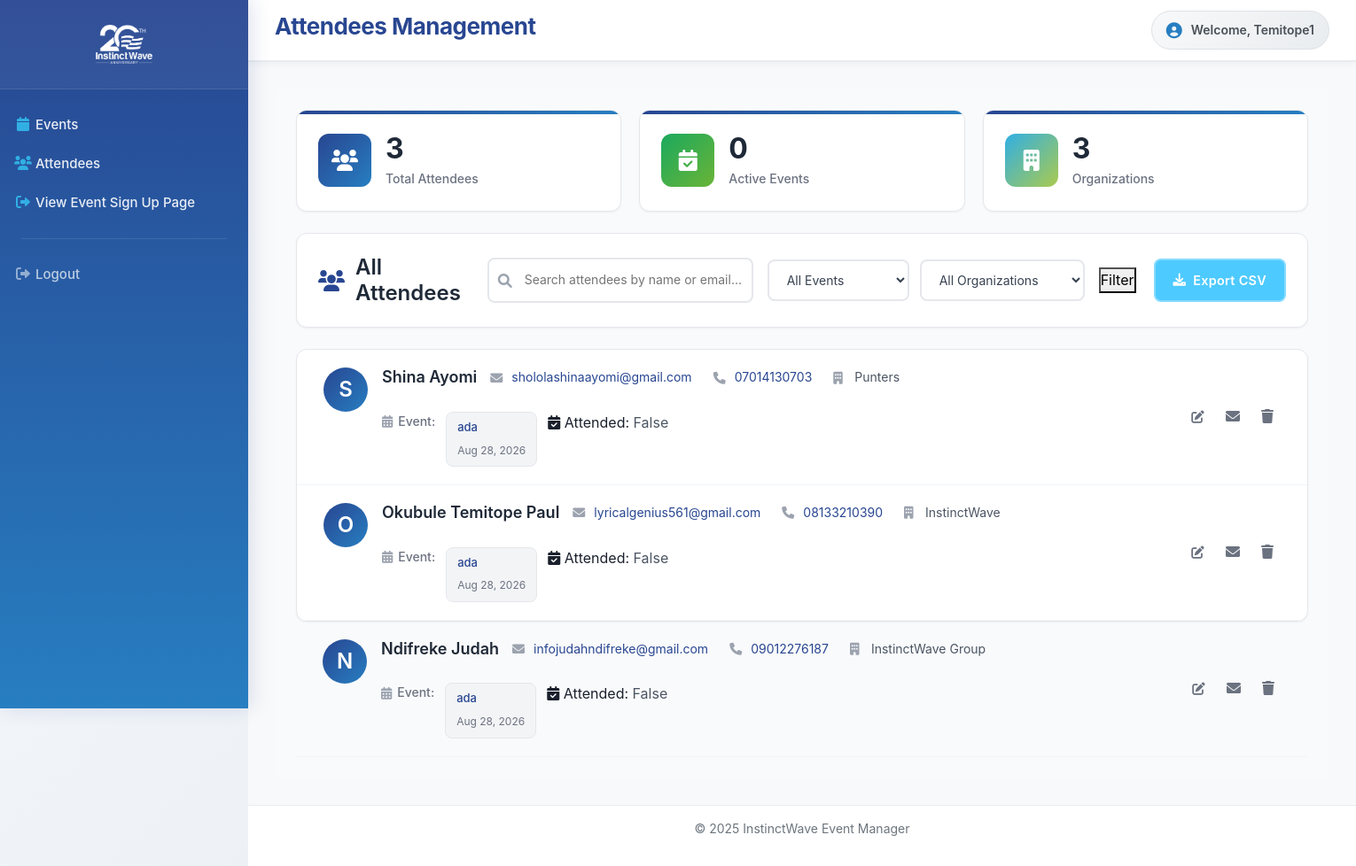
The page /attendees-list/ (signed in) on the database its author committed.
### eventapp/models.py (models this page shows, shortened)
class Attendee(models.Model):
    name = models.CharField(max_length=255)
    email = models.EmailField()
    phone = models.CharField(max_length=20, blank=True, null=True)
    organization = models.CharField(max_length=255, blank=True, null=True)
    title = models.CharField(max_length=255, blank=True, null=True)
    event = models.CharField(blank=True, null= True)
    attended = models.BooleanField(default=False)

class Event(models.Model):
    EVENT_STATUS = [
        ("Upcoming","Upcoming"),
        ("Active","Active"),
        ("Past","Past"),
    ]
    title = models.CharField(max_length=255)
    description = models.TextField()
    date = models.DateField()
    time = models.TimeField( null=True)
    location = models.CharField(max_length=255)
    attendees = models.ManyToManyField(Attendee, blank=True, related_name="events")
    created_by = models.ForeignKey(User, on_delete=models.CASCADE, related_name="events_created")
    status = models.CharField(choices=EVENT_STATUS, default="Upcoming")

### eventapp/views.py (the view)
# urls.py: path("attendees-list/", views.view_attendees, name = "attendees-list"),
@login_required
def view_attendees(request):
    attendees = Attendee.objects.all()
    total_attendees = attendees.count()
    organizations = Attendee.objects.values_list("organization", flat=True).distinct()
    events = Event.objects.all()
    organizations_count = organizations.count()
    q = request.GET.get("q")
    if q:
        attendees = attendees.filter(Q(name__icontains=q) | Q(email__icontains=q))
    event_title = request.GET.get("event", "").strip()
    if event_title:
        attendees = attendees.filter(event=event_title)
    org = request.GET.get("organization")
    if org:
        attendees = attendees.filter(organization=org)
    context = {
        "attendees":attendees,
        "total_attendees": total_attendees,
        "organizations": organizations,
        "organizations_count": organizations_count,
        "events": events,
    }
    return render(request, "events/attendees.html", context)

### templates/events/attendees.html (shortened to what this page needs)
{% extends "accounts/base.html" %}
{% load static %}
{% block page_title %}Attendees Management{% endblock %}
{% block content %}
<link rel="stylesheet" href="https://stackpath.bootstrapcdn.com/bootstrap/4.5.2/css/bootstrap.min.css">
<link rel="stylesheet" href="{% static "css/attendees.css" %}">
<link rel="stylesheet" href="{% static "css/event_detail.css" %}">
<div class="attendees-container">
    <div class="attendees-header">
        <div class="attendees-stats">
            <div class="stat-card">
                <div class="stat-icon primary">
                    <i class="fas fa-users"></i>
                </div>
                <div class="stat-content">
                    <h3>{{ total_attendees|default:"0" }}</h3>
                    <p>Total Attendees</p>
                </div>
            </div>
            <div class="stat-card">
                <div class="stat-icon success">
                    <i class="fas fa-calendar-check"></i>
                </div>
                <div class="stat-content">
                    <h3>{{ active_events|default:"0" }}</h3>
                    <p>Active Events</p>
                </div>
            </div>
            <div class="stat-card">
                <div class="stat-icon info">
                    <i class="fas fa-building"></i>
                </div>
                <div class="stat-content">
                    <h3>{{ organizations_count|default:"0" }}</h3>
                    <p>Organizations</p>
                </div>
            </div>
        </div>
    </div>
    <div class="attendees-controls">
        <div class="controls-left">
            <h2>
                <i class="fas fa-users"></i>
                All Attendees
            </h2>
        </div>
        <form method="get" action="" class="controls-right">
            <div class="search-box">
                <i class="fas fa-search"></i>
                <input type="text" name="q" placeholder="Search attendees by name or email..."
                       value="{{ request.GET.q }}">
            </div>
            <div class="filter-group">
                <select class="filter-select" name="event">
                    <option value="">All Events</option>
                </select>
                <select class="filter-select" name="organization">
                    <option value="">All Organizations</option>
                </select>
            </div>
            <button type="submit">Filter</button>
        </form>
        <a href="{% url 'export_csv' %}" class="btn btn-outline">
            <i class="fas fa-download"></i>
            Export CSV
        </a>
    </div>
    <div class="attendees-content">
        {% if attendees %}
        <div class="attendees-list">
            {% for attendee in attendees %}
            <div class="attendee-item">
                <div class="attendee-info-section">
                    <div class="attendee-profile-badge">
                        <div class="attendee-avatar">
                            <span>{{ attendee.name|first|upper }}</span>
                        </div>
                    </div>
                    <div class="attendee-details">
                        <div class="attendee-title-row">
                            <h3 class="attendee-name">{{ attendee.name }}</h3>
                        </div>
                        <div class="attendee-meta-row">
                            <div class="meta-item">
                                <i class="fas fa-envelope"></i>
                                <a href="mailto:{{ attendee.email }}" class="meta-link">{{ attendee.email }}</a>
                            </div>
                            <div class="meta-item">
                                <i class="fas fa-phone"></i>
                                {% if attendee.phone %}
                                <a href="tel:{{ attendee.phone }}" class="meta-link">{{ attendee.phone }}</a>
                                {% else %}
                                <span class="meta-text no-data">Not provided</span>
                                {% endif %}
                            </div>
                            <div class="meta-item">
                                <i class="fas fa-building"></i>
                                {% if attendee.organization %}
                                <span class="meta-text">{{ attendee.organization }}</span>
                                {% else %}
                                <span class="meta-text no-data">Not specified</span>
                                {% endif %}
                            </div>
                        </div>
                        <div class="attendee-events-row">
                            <div class="events-label">
                                <i class="fas fa-calendar-alt"></i>
                                <span>Event:</span>
                            </div>
                            <div class="events-badges">
                                {% for event in attendee.events.all %}
                                <div class="event-badge-item">
                                    <a href="{% url 'event_detail' event.id %}" class="event-badge-link">{{ event.title }}</a>
                                    <span class="event-date">{{ event.date|date:"M d, Y" }}</span>
                                </div>
                                {% empty %}
                                <div class="no-events-badge">
                                    <i class="fas fa-calendar-times"></i>
                                    <span>No events assigned</span>
                                </div>
                                {% endfor %}
                            </div>
                            <div class="attendee-attendance-info">
                                <div class="attendance-item">
                                    <i class="fas fa-calendar-check"></i>
                                    <span>Attended:</span>
                                    <span class="meta-text">{{ attendee.attended }}</span>
                                </div>
                            </div>
                        </div>
                    </div>
                </div>
                <div class="events-actions-section">
                    <button class="btn btn-icon" title="Edit Attendee" data-toggle="modal" data-target="#editModal-{{ attendee.id }}">
                        <i class="fas fa-edit"></i>
                    </button>
                    <button class="btn-icon" title="Send Email" data-toggle= "modal" data-target="#Emailmodal-{{ attendee.id }}">
                        <i class="fas fa-envelope"></i>
                    </button>
                    <button class="btn-icon" title="Remove Attendee" data-toggle="modal" data-target="#removeModal-{{ attendee.id }}">
                        <i class="fas fa-trash"></i>
                    </button>
                </div>
            </div>
        </div>
            {% endfor %}
        </div>
        {% endif %}
    </div>
{% endblock %}

### templates/accounts/base.html (shortened to what this page needs)
<!DOCTYPE html>
{% load static %}
<html lang="en">
<head>
    <link href="https://cdnjs.cloudflare.com/ajax/libs/font-awesome/6.0.0/css/all.min.css" rel="stylesheet">
    <link rel="stylesheet" href="{% static 'css/style.css' %}">
</head>
<body>
    <div class="dashboard-container">
        <aside class="sidebar">
            <div class="sidebar-header">
                <div class="logo">
                    <img src="{% static 'images/logo.png' %}" alt="Logo">
                </div>
            </div>
            <nav class="sidebar-nav">
                <ul>
                    {% if user.is_authenticated %}
                        <li><a href="{% url 'event_list' %}" class="nav-link"><i class="fas fa-calendar"></i> Events</a></li>
                        <li><a href="{% url 'attendees-list' %}" class="nav-link"><i class="fas fa-users"></i> Attendees</a></li>
                        <li><a href="{% url 'event-signup' %}" class="nav-link"><i class="fas fa-sign-out-alt"></i> View Event Sign Up Page</a></li>
                        <li class="nav-divider"></li>
                        <li><a href="{% url 'logout' %}" class="nav-link logout"><i class="fas fa-sign-out-alt"></i> Logout</a></li>
                    {% endif %}
                </ul>
            </nav>
        </aside>
        <main class="main-content">
            <header class="topbar">
                <div class="topbar-left">
                    <h1 class="page-title">{% block page_title %}Dashboard{% endblock %}</h1>
                </div>
                <div class="topbar-right">
                    {% if user.is_authenticated %}
                        <div class="user-info">
                            <i class="fas fa-user-circle"></i>
                            <span>Welcome, {{ user.username }}</span>
                        </div>
                    {% endif %}
                </div>
            </header>
            <div class="content-area">
                {% block content %}
                {% endblock %}
    <footer class="dashboard-footer">
        <p>&copy; {{ year|default:2025 }} InstinctWave Event Manager</p>
    </footer>
</body>
</html>

### eventapp/static/css/style.css (style rules this page uses)
* { margin: 0; padding: 0; box-sizing: border-box; }
body { font-family: -apple-system, BlinkMacSystemFont, 'Segoe UI', Roboto, Oxygen, Ubuntu, Cantarell, sans-serif; line-height: 1.6; color: #333; background: #f8f9fa; min-height: 100vh; }
.dashboard-container { display: flex; min-height: 100vh; transition: all 0.3s ease; }
.sidebar { width: 280px; background: linear-gradient(180deg, #284691 0%, #277EC1 100%); color: white; position: fixed; top: 0; left: 0; height: 100vh; z-index: 1000; transition: all 0.3s cubic-bezier(0.4, 0, 0.2, 1); box-shadow: 4px 0 20px rgba(40, 70, 145, 0.15); overflow-y: auto; }
.sidebar-header { padding: 25px 20px; border-bottom: 1px solid rgba(255, 255, 255, 0.1); background: rgba(255, 255, 255, 0.05); }
.logo img { height: 50px; width: auto; filter: brightness(0) invert(1); }
.logo { text-align: center; }
.sidebar-nav { padding: 20px 0; }
.sidebar-nav ul { list-style: none; }
.sidebar-nav li { margin-bottom: 4px; }
.nav-link { display: flex; align-items: center; gap: 12px; padding: 14px 24px; color: rgba(255, 255, 255, 0.9); text-decoration: none; transition: all 0.3s ease; font-weight: 500; font-size: 15px; border-radius: 0; position: relative; }
.nav-link i { width: 20px; text-align: center; font-size: 16px; color: #31AFE4; }
.nav-divider { height: 1px; background: rgba(255, 255, 255, 0.1); margin: 20px 24px; }
.nav-link.logout { color: rgba(255, 255, 255, 0.7); margin-top: 20px; }
.nav-link.logout i { color: rgba(255, 255, 255, 0.5); }
.main-content { flex: 1; margin-left: 280px; display: flex; flex-direction: column; transition: all 0.3s ease; min-height: 100vh; }
.topbar { background: white; border-bottom: 2px solid #e9ecef; padding: 0 30px; height: 70px; display: flex; align-items: center; justify-content: space-between; box-shadow: 0 2px 8px rgba(40, 70, 145, 0.05); position: sticky; top: 0; z-index: 999; }
.topbar-left { display: flex; align-items: center; gap: 20px; }
.page-title { font-size: 26px; font-weight: 700; color: #284691; letter-spacing: -0.5px; }
.topbar-right { display: flex; align-items: center; gap: 20px; }
.user-info { display: flex; align-items: center; gap: 10px; padding: 10px 16px; background: linear-gradient(135deg, #f8f9fa 0%, #e9ecef 100%); border-radius: 25px; color: #495057; font-weight: 600; font-size: 14px; border: 1px solid #dee2e6; }
.user-info i { font-size: 18px; color: #277EC1; }
.content-area { flex: 1; padding: 30px; background: #f8f9fa; min-height: calc(100vh - 140px); }
.dashboard-footer { background: white; border-top: 1px solid #e9ecef; padding: 15px 30px; text-align: center; color: #6c757d; font-size: 14px; margin-left: 280px; transition: all 0.3s ease; }
.stat-card { background: white; border-radius: 12px; padding: 25px; box-shadow: 0 4px 12px rgba(40, 70, 145, 0.08); border-left: 4px solid #277EC1; transition: all 0.3s ease; }
.btn { display: inline-flex; align-items: center; gap: 8px; padding: 12px 20px; border: none; border-radius: 8px; font-weight: 600; font-size: 14px; cursor: pointer; transition: all 0.3s ease; text-decoration: none; letter-spacing: 0.3px; }
.btn-outline { background: transparent; border: 2px solid #284691; color: #284691; }
.sidebar, .main-content, .dashboard-footer, .nav-link, .btn, .stat-card { transition: all 0.3s cubic-bezier(0.4, 0, 0.2, 1); }

### rows shown on the page
Attendee: name|first "S", name "Shina Ayomi", email "shololashinaayomi@gmail.com", phone "07014130703", organization "Punters", attended "False"
Event: title "ada", date "Aug 28, 2026"
Attendee: name|first "O", name "Okubule Temitope Paul", email "lyricalgenius561@gmail.com", phone "08133210390", organization "InstinctWave", attended "False"
Attendee: name|first "N", name "Ndifreke Judah", email "infojudahndifreke@gmail.com", phone "09012276187", organization "InstinctWave Group", attended "False"

### other values the page prints
{{ user.username }} "Temitope1"
{{ total_attendees|default:"0" }} "3"
{{ active_events|default:"0" }} "0"
{{ organizations_count|default:"0" }} "3"
{{ year|default:2025 }} "2025"
